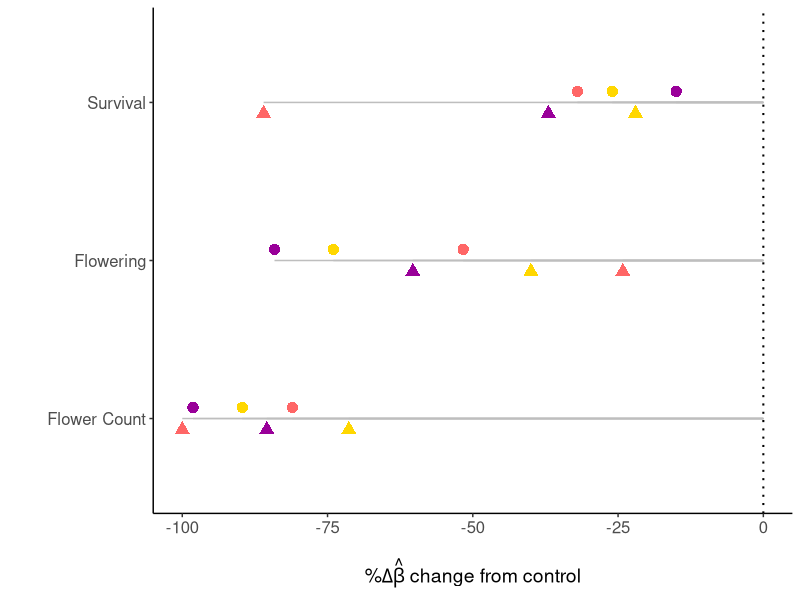
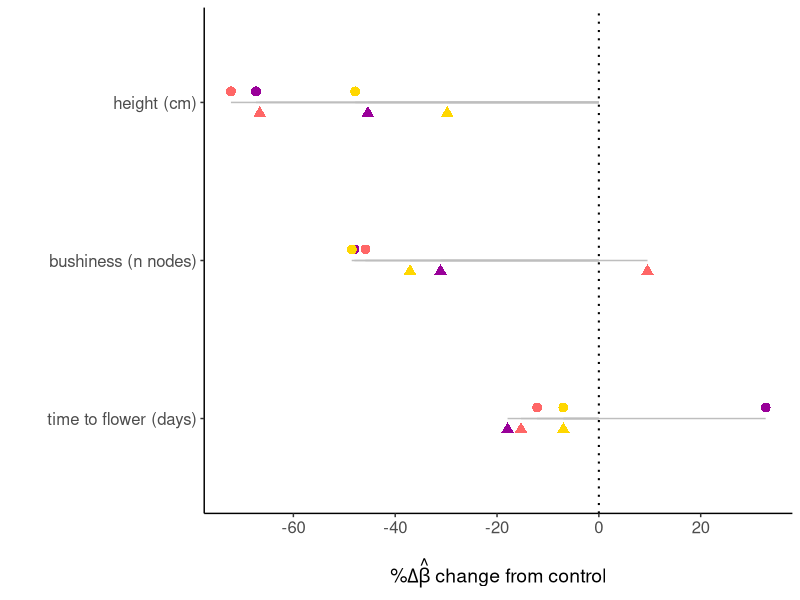

These figures' R source, in order:
## ---- chunk 1
library(ggplot2)
library(ggpubr)
library(tidyverse)
## ---- chunk 2

dataset <- read.csv("../tables/df_emmeans.csv")

head(dataset)

## ---- chunk 3
my.theme<-theme(axis.text=element_text(size=12),
        axis.title = element_text(size = 14),
        legend.text=element_text(size=10),
        legend.title = element_text(size=12),
        plot.title = element_text(face="bold",size=14,margin=margin(0,0,20,0),hjust = 0.5),
        axis.title.y = element_text(margin = margin(t = 0, r = 15, b = 0, l = 0)),
        axis.title.x = element_text(margin = margin(t = 15, r = 0, b = 0, l = 0)))

## ---- chunk 4


# Create separate datasets for early drought and late drought treatments
early_drought_data <- dataset %>% filter(trt == "early drought")
late_drought_data <- dataset %>% filter(trt == "late drought")
control_data <- dataset %>% filter(trt == "control")


# Unique colors in the dataset
unique_colors <- unique(control_data$colors)

# List to store new rows
new_rows_list <- list()

# Loop through each color
for (color in unique_colors) {
  # Create a new row with "control" trait for the current color
  new_row <- tibble(
    colors = color,
    trt = "control",
    estimated.response = 1,
    SE = NA,  # Fill in appropriate values for SE if available
    df = NA,  # Fill in appropriate values for df if available
    n = NA,  # Fill in appropriate values for n if available
    lower.CI = 1,
    upper.CI = 1,
    comp = NA,  # Fill in appropriate values for comp if available
    trait = "survival"
  )
  # Append the new row to the list
  new_rows_list[[color]] <- new_row
}

# Combine new rows into a single dataframe
new_rows_df <- bind_rows(new_rows_list)

# Add new rows to control_data
control_data <- bind_rows(control_data, new_rows_df)

# Print the updated dataset
print(control_data)

control_data <- control_data %>%
  mutate(estimated.response = ifelse(trait %in% c("survival", "flowering"), estimated.response * 100, estimated.response))

late_drought_data <- late_drought_data %>%
  mutate(estimated.response = ifelse(trait %in% c("survival", "flowering"), estimated.response * 100, estimated.response))

early_drought_data <- early_drought_data %>%
  mutate(estimated.response = ifelse(trait %in% c("survival", "flowering"), estimated.response * 100, estimated.response))
  

## ---- chunk 5

merged_data_early <- early_drought_data %>%
  inner_join(control_data, by = c("colors", "trait"))

merged_data_late <- late_drought_data %>%
  inner_join(control_data, by = c("colors", "trait"))

# Calculate percent decrease from control to each treatment
merged_data_early <- merged_data_early %>%
  mutate(
    percent_decrease_early_drought = ((estimated.response.y - estimated.response.x) / estimated.response.y) * 100
  ) %>%
  select(trait, colors, percent_decrease_early_drought) %>%
  distinct()  # Keep only unique combinations of trait and color

merged_data_late <- merged_data_late %>%
  mutate(
    percent_decrease_late_drought = ((estimated.response.y - estimated.response.x) / estimated.response.y) * 100
  ) %>%
  select(trait, colors, percent_decrease_late_drought) %>%
  distinct()  # Keep only unique combinations of trait and color

# Print the updated datasets
print(merged_data_early)
print(merged_data_late)

## ---- chunk 6

merged_data_early <- merged_data_early %>% 
  rename(percent_decrease = percent_decrease_early_drought)

merged_data_late <- merged_data_late %>% 
  rename(percent_decrease = percent_decrease_late_drought)

# Combine early and late drought data
merged_data <- rbind(mutate(merged_data_early, treatment = "Early Drought"),
                     mutate(merged_data_late, treatment = "Late Drought"))

# convert % decrease values to negative

merged_data$percent_decrease <- merged_data$percent_decrease*(-1)



# Filter and rename traits
merged_data_fitness <- merged_data %>%
  filter(trait %in% c("survival", "flowering", "n flowers")) %>%
  mutate(trait = factor(trait, levels = c("n flowers", "flowering","survival"),
                        labels = c("Flower Count", "Flowering", "Survival")))


# Filter and rename traits
merged_data_other <- merged_data %>%
  filter(trait %in% c("time to flower (days)","bushiness (n nodes)","height (cm)")) %>%
  mutate(trait = factor(trait, levels = c("time to flower (days)","bushiness (n nodes)","height (cm)")))





# Plot
plot_change_fitness <- ggplot(merged_data_fitness, aes(x = trait, y = percent_decrease, shape = treatment, color = colors)) +
  geom_point(data = subset(merged_data_fitness, treatment == "Late Drought"), 
             position = position_nudge(x = -0.07), size = 3.5) +
  geom_point(data = subset(merged_data_fitness, treatment == "Early Drought"), 
             position = position_nudge(x = 0.07), size = 3.5) +
  geom_segment(aes(x = trait, xend = trait, y = 0, yend = percent_decrease), color = "grey") +
  coord_flip() +
  theme_classic() +
  theme(
    panel.grid.minor.y = element_blank(),
    panel.grid.major.y = element_blank(),
    legend.position = "none"
  ) +
  xlab("") +
   ylab(expression(paste("%", Delta, hat(beta), " change from control")))   +
  scale_color_manual(values = c("#990099", "#FF6666", "gold")) +
  scale_shape_manual(values = c("Early Drought" = 16, "Late Drought" = 17)) +
  geom_hline(yintercept = 0, linetype = 'dotted', col = 'black', size = 0.7) +
  my.theme



plot_change_fitness

#ggsave("../figures/perc.change_a.png", height = 4, width = 6.5)





plot_change_others <- ggplot(merged_data_other, aes(x = trait, y = percent_decrease, shape = treatment, color = colors)) +
  geom_point(data = subset(merged_data_other, treatment == "Late Drought"), 
             position = position_nudge(x = -0.07), size = 3) +
  geom_point(data = subset(merged_data_other, treatment == "Early Drought"), 
             position = position_nudge(x = 0.07), size = 3) +
  geom_segment(aes(x = trait, xend = trait, y = 0, yend = percent_decrease), color = "grey") +
  coord_flip() +
  theme_classic() +
  theme(
    panel.grid.minor.y = element_blank(),
    panel.grid.major.y = element_blank(),
    legend.position = "none"
  ) +
  xlab("") +
  ylab(expression(paste("%", Delta, hat(beta), " change from control"))) +
  scale_color_manual(values = c("#990099", "#FF6666", "gold")) +
  scale_shape_manual(values = c("Early Drought" = 16, "Late Drought" = 17)) +
  geom_hline(yintercept = 0, linetype = 'dotted', col = 'black', size = 0.7) +
  my.theme

plot_change_others

#ggsave("../figures/perc.change_b.png", height = 4, width = 6.5)


